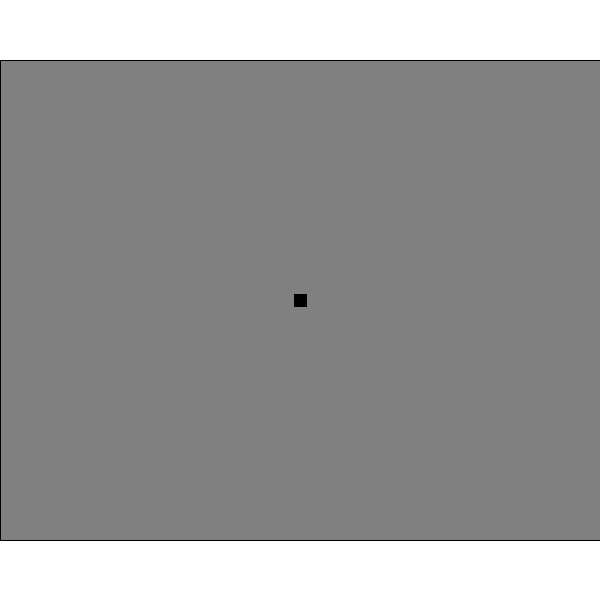
Frame 1 (no input)
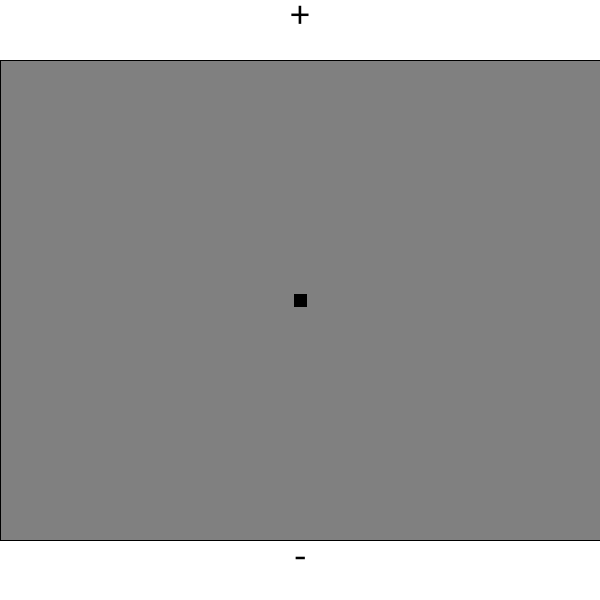
Frame 60 (the mouse pressed at the canvas centre just before this capture)
Frame 120 (the mouse held since frame 60 and released just before this capture): identical to frame 60, image omitted

The Processing sketch that drew these frames (run headless with seeded random() and noise(); from frame 60 on, the mouse is pressed at the canvas centre):

// Processing sketch: exercise02
// ── exercise02.pde
final int CANVAS_SIDE = 600;

final float CLICK_AREA_HEIGHT = CANVAS_SIDE / 10;

final float SQUARE_SIDE_VARIATION = CANVAS_SIDE / 50;
final float SQUARE_SIDE_MAX = CANVAS_SIDE - (CLICK_AREA_HEIGHT * 2);
float squareSide = SQUARE_SIDE_VARIATION;

void settings()
{
   size(CANVAS_SIDE, CANVAS_SIDE);
}

void setup()
{
   rectMode(CENTER);
   textAlign(CENTER, TOP);
   textSize(CANVAS_SIDE / 15);
}

void draw()
{
   background(255);

   text("+", CANVAS_SIDE / 2, CLICK_AREA_HEIGHT / 2, CANVAS_SIDE, CLICK_AREA_HEIGHT);
   text("-", CANVAS_SIDE / 2, CANVAS_SIDE - (CLICK_AREA_HEIGHT / 2), CANVAS_SIDE, CLICK_AREA_HEIGHT);

   // big gray rectangle in the center of the canvas
   fill(128);
   rect(CANVAS_SIDE / 2, CANVAS_SIDE / 2, CANVAS_SIDE, SQUARE_SIDE_MAX);

   // black square in the center of the canvas
   fill(0);
   square(CANVAS_SIDE / 2, CANVAS_SIDE / 2, squareSide);
}

void mouseClicked()
{
   // increase/decrease square size in the center of the canvas with mouse click
   if ((squareSide + SQUARE_SIDE_VARIATION < SQUARE_SIDE_MAX) && (mouseY < CLICK_AREA_HEIGHT))
   {
      squareSide += SQUARE_SIDE_VARIATION;
   }
   else if ((squareSide - SQUARE_SIDE_VARIATION > 0) && (mouseY > (height - CLICK_AREA_HEIGHT)))
   {
      squareSide -= SQUARE_SIDE_VARIATION;
   }
}
